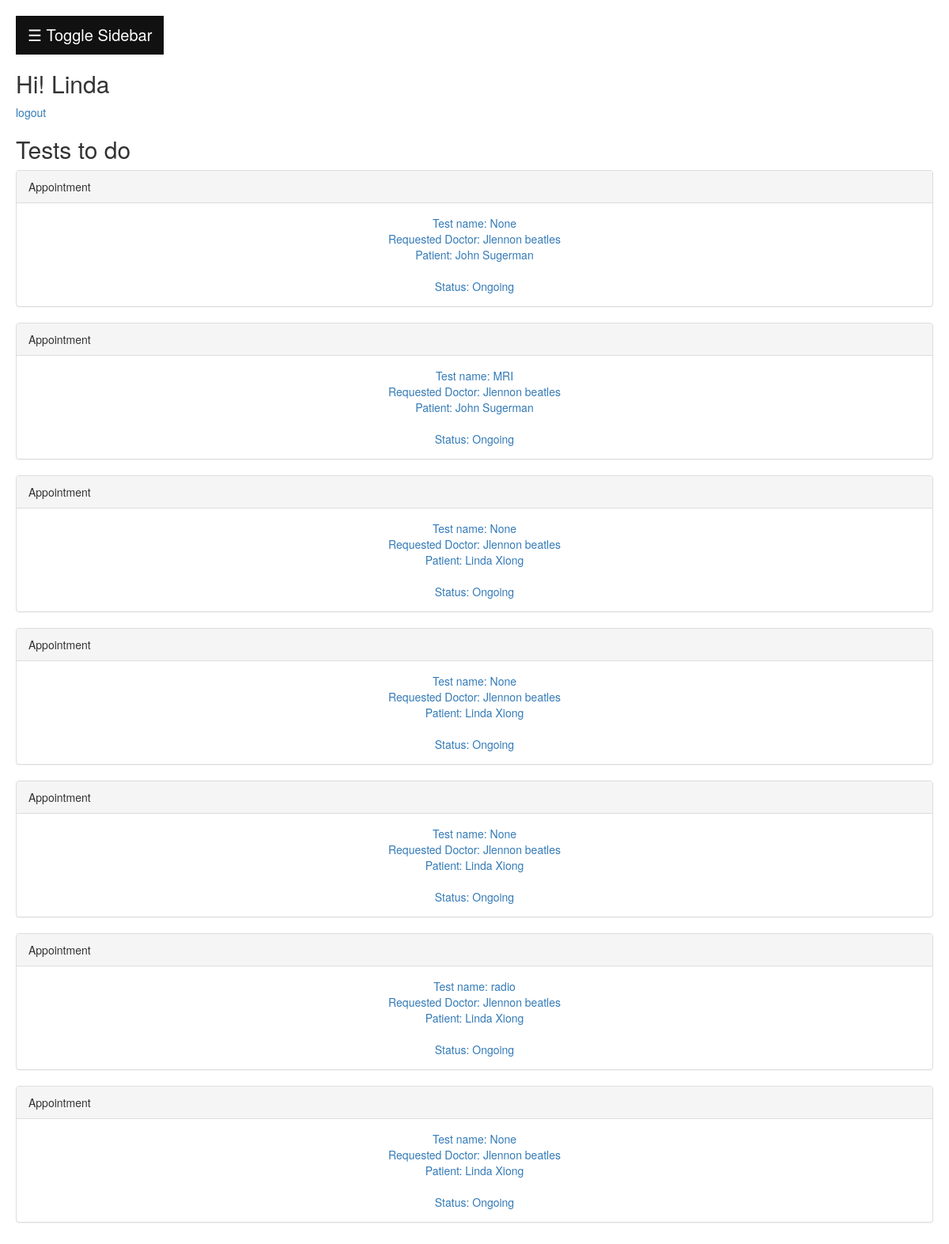
Screenshot of /lab/test/ (signed in) with the database file from the repository.
### health/models.py (models this page shows, shortened)
class User(AbstractUser):
    USER_TYPE_CHOICES = (
      (1, 'Doctor'),
      (2, 'Lab People'),
      (3, 'Receptionist'),
      (4, 'Patient'),
      (5, 'Administration'),
    )
    user_type = models.PositiveSmallIntegerField(choices=USER_TYPE_CHOICES,null=True)
    sex = models.BooleanField(blank=True, null=True)
    tel_no = models.CharField(max_length=255, blank=True, null=True)
    dob = models.DateField(db_column='DOB', blank=True, null=True)
    address = models.CharField(max_length=255, blank=True, null=True)
    REQUIRED_FIELDS = ['user_type','email',]
    def __str__(self):
        return self.first_name + " " + self.last_name

class LabTest(models.Model):
    id = models.AutoField(db_column='ID', primary_key=True)  # Field name made lowercase.
    done = models.BooleanField(default=False)
    patient = models.ForeignKey(settings.AUTH_USER_MODEL, on_delete=models.CASCADE, db_column='patient')
    doctor = models.ForeignKey(settings.AUTH_USER_MODEL, on_delete=models.CASCADE, db_column='doctor',related_name='doc')
    name = models.CharField(max_length=255,null=True,blank=True)
    conductor = models.ForeignKey(settings.AUTH_USER_MODEL, models.DO_NOTHING, db_column='conductor',related_name='conduct',null=True,blank=True)
    report = models.FileField(upload_to='report/',validators=[FileExtensionValidator(allowed_extensions=['pdf'])],null=True,blank=True)
    class Meta:
        db_table = 'Lab test'

### health/views.py (the view)
# urls.py: path('lab/test/', views.show_test, name='show_test'),
@login_required
def show_test(request):
    context_dict = {}
    user = request.user
    context_dict['current'] = user
    try:
        test_list = LabTest.objects.filter(done=False)
        context_dict['tests'] = test_list
    except LabTest.DoesNotExist:
        return HttpResponse("No tests to do.")
    return render(request,'health/show_test.html',context_dict)

### templates/health/show_test.html (shortened to what this page needs)
{% extends 'health/base.html' %}
{% load static %}
{% block headblock %}
<link rel="stylesheet" href="https://maxcdn.bootstrapcdn.com/bootstrap/3.4.0/css/bootstrap.min.css">
<link href="{% static "css/schedule_panel.css" %}" rel="stylesheet">
{% endblock %}
{% block bodyblock %}
<h2>Tests to do</h2>
{% if tests %}
  {% for i in tests %}
  <div class="panel panel-default">
    <div class="panel-heading">Appointment</div>
    <div class="panel-body" style="text-align:center">
      <a href="{% url 'upload_result' i.id %}">
        Test name: {{i.name}}<br>
        Requested Doctor: {{i.doctor}}<br>
        Patient: {{i.patient}}<br>
        <br>
        Status:
        {% if i.done == 'True' %}
          Finished
        {% else %}
          Ongoing
        {% endif %}
      </a>
    </div>
  </div>
  {% endfor %}
{%else%}
  There are no patients match your search
{% endif %}
{%endblock%}

### templates/health/base.html (shortened to what this page needs)
<!DOCTYPE html>
{% load staticfiles %}
<html lang="en">
<head>
  {% block headblock %}{% endblock %}
  <link href="{% static "css/sidebar.css" %}" rel="stylesheet">
</head>
<body id="page-top">
<div id="main">
  <button class="openbtn" onclick="openNav()">&#9776; Toggle Sidebar</button>
  <h2>Hi! {{current.first_name}}</h2>
  <p><a href="{% url 'account_logout' %}">logout</a></p>
  <p>{% block bodyblock %}{%endblock%}</p>
</div>
</body>
</html>

### static/css/sidebar.css (style rules this page uses)
.openbtn { font-size: 20px; cursor: pointer; background-color: #111; color: white; padding: 10px 15px; border: none; }
#main { transition: margin-left .5s; padding: 20px; }

### rows the page displays
User: first_name "Linda"
LabTest: name "None", doctor "Jlennon beatles", patient "John Sugerman", done "Ongoing"
LabTest: name "MRI", doctor "Jlennon beatles", patient "John Sugerman", done "Ongoing"
LabTest: name "None", doctor "Jlennon beatles", patient "Linda Xiong", done "Ongoing"
LabTest: name "None", doctor "Jlennon beatles", patient "Linda Xiong", done "Ongoing"
LabTest: name "None", doctor "Jlennon beatles", patient "Linda Xiong", done "Ongoing"
LabTest: name "radio", doctor "Jlennon beatles", patient "Linda Xiong", done "Ongoing"
LabTest: name "None", doctor "Jlennon beatles", patient "Linda Xiong", done "Ongoing"
